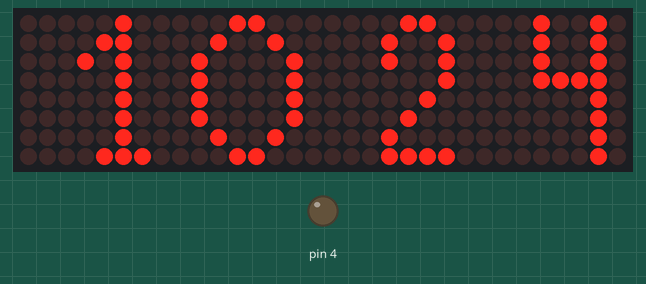
Bench run of a sketch on a simulated Arduino Uno, built with avr-gcc and run on an emulated ATmega328P. Shown: 32×8 LED matrix, output pins drawn as LEDs (lit = HIGH). The local clock reads 2024-03-15 10:24:30 at power-on unless the sketch sets it.

Above: at 0.1 s.
At 32.8 s:
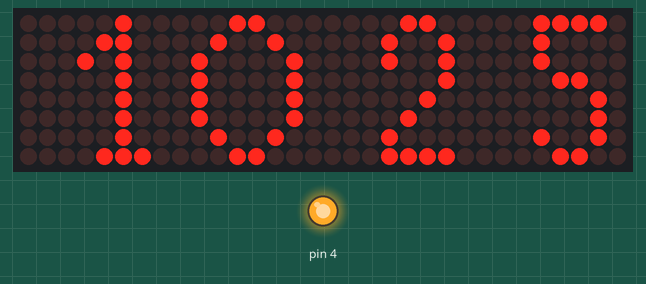
At 64.4 s:
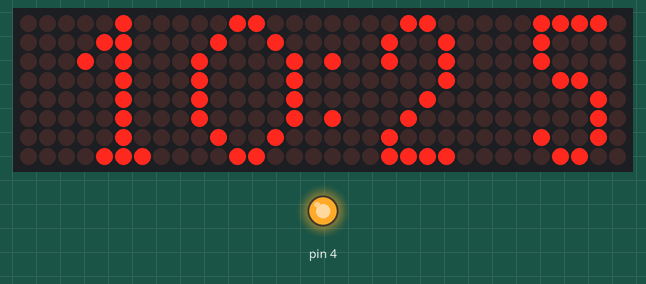
At 128.8 s:
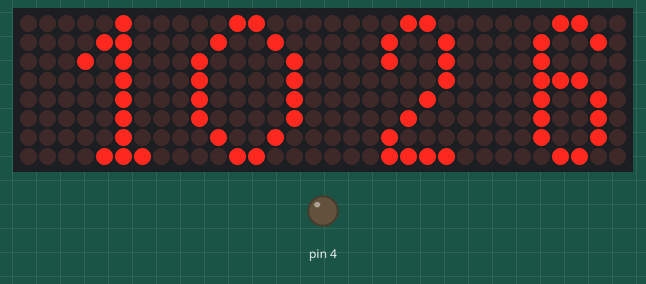
Timing chart, 0 to 130.0 s (numbered marks = the images above):
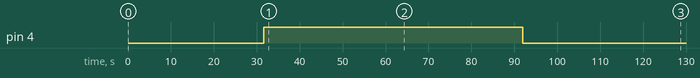

The sketch:

Max72_watch02.ino
```cpp
#include <SPI.h>                             // Подключаем библиотеку SPI
#include <Adafruit_GFX.h>                    // Подключаем библиотеку Adafruit_GFX
#include <Max72xxPanel.h>                    // Подключаем библиотеку Max72xxPanel

#include <DS3231.h>
#include <Wire.h>

DS3231 Clock;

//
// 2022 04 16 try vklych rele
// 2022 04 18 create git
//
//  Init 7219
int pinCS = 9;                               // Указываем к какому выводу подключен контакт CS
int numberOfHorizontalDisplays = 1;          // Количество матриц по горизонтали
int numberOfVerticalDisplays = 4;            // Количество матриц по-вертикали
int x = 0;
int y = 0;
//byte masmas[8][8];

// byte mass_dot[8];
byte dot_dot =0;

Max72xxPanel matrix = Max72xxPanel(pinCS, numberOfHorizontalDisplays, numberOfVerticalDisplays);

//  for RTC
byte Year;
byte Month;
byte Date;
byte DoW;
byte Hour, edh, desh;
byte Minute, edm, desm;
byte Second;
byte IsRele = 0;
byte MinSec = 0;  //  Kogda Min == 0 and Sec == 1, to port4 = IsRele
bool century = false;
bool h12Flag;
bool pmFlag;

byte myMatrix[][3] = {
  {10, 11, 12},
  {13, 14, 15},
  {16, 17, 18},
};

byte masmas[][8] = {                    // Создаем массив 0
 {  0b00011000,                               //     ##
    0b00100100,                               //    #  #
    0b01000010,                               //   #    #
    0b01000010,                               //   #    #
    0b01000010,                               //   #    #
    0b01000010,                               //   #    #
    0b00100100,                               //    #  #
    0b00011000                                //     ##
  } ,

  { 0b00000100,                               //  .....#..
    0b00001100,                               //      ##
    0b00010100,                               //     # #
    0b00000100,                               //       #
    0b00000100,                               //       #
    0b00000100,                               //       #
    0b00000100,                               //       #
    0b00001110                                //      ###
  } ,

  { 0b00001100,                               //  ....##..
    0b00010010,                               //     #  #
    0b00010010,                               //     #  #
    0b00000010,                               //        #
    0b00000100,                               //       #
    0b00001000,                               //      #
    0b00010000,                               //     #
    0b00011110                                //     ####
  },

  { 0b00001100,                               //  ....##..
    0b00010010,                               //     #  #
    0b00000010,                               //        #
    0b00001100,                               //      ##
    0b00000010,                               //        #
    0b00000010,                               //        #
    0b00010010,                               //     #  #
    0b00001100                                //      ##
  } ,

  { 0b00010010,                               //  ...#..#.
    0b00010010,                               //     #  #
    0b00010010,                               //     #  #
    0b00011110,                               //     ####
    0b00000010,                               //        #
    0b00000010,                               //        #
    0b00000010,                               //        #
    0b00000010                                //        #
  } ,

  { 0b00011110,                               //  ...####.
    0b00010000,                               //     #
    0b00010000,                               //     #
    0b00001100,                               //      ##
    0b00000010,                               //        #
    0b00000010,                               //        #
    0b00010010,                               //     #  #
    0b00001100                                //      ##
  } ,

  { 0b00001100,                               //  ....##..
    0b00010010,                               //     #  #
    0b00010000,                               //     #
    0b00011100,                               //     ###
    0b00010010,                               //     #  #
    0b00010010,                               //     #  #
    0b00010010,                               //     #  #
    0b00001100                                //      ##
  } ,

  { 0b00011110,                               //  ...####.
    0b00000010,                               //        #
    0b00000100,                               //       #
    0b00001000,                               //      #
    0b00001000,                               //      #
    0b00001000,                               //      #
    0b00001000,                               //      #
    0b00001000                                //      #
  } ,

  { 0b00001100,                               //  ....##..
    0b00010010,                               //     #  #
    0b00010010,                               //     #  #
    0b00001100,                               //      ##
    0b00010010,                               //     #  #
    0b00010010,                               //     #  #
    0b00010010,                               //     #  #
    0b00001100                                //      ##
  } ,

  { 0b00001100,                               //  ....##..
    0b00010010,                               //     #  #
    0b00010010,                               //     #  #
    0b00010010,                               //     #  #
    0b00001110,                               //      ###
    0b00000010,                               //        #
    0b00010010,                               //     #  #
    0b00001100                                //      ##
  } } ;


//  ****************###########
//  Процедура отображения цифры ( smech - указывает знакоместо, 7 - первое )
void risdig( byte matr[8], byte smech ) {
  byte tempP;
  for (int y = 0; y < 8; y++ ) {            // Передача массива
    for (int x = 0; x < 8; x++ ) {
      //  отображение точек
      tempP = matr[y] & (1 << x);
      if ( ( smech == 23 ) and ( x == 7 ) and ( ( y==2 ) or ( y==5 ) ) ) {
        tempP = dot_dot;
      }
      matrix.drawPixel(smech-x, y, tempP );
    }
  }
  matrix.write();
}
// *****************


// *****************************
void setup() {

  // Start the serial port
  Serial.begin(57600);

  // Start the I2C interface
  Wire.begin();

  matrix.setIntensity(2);                    // Задаем яркость от 0 до 15
  matrix.setRotation(3);                      // Направление текста 1,2,3,4

  //Serial.print(myMatrix[1][1]);
  //myMatrix[1][1];
  pinMode(4, OUTPUT);
  digitalWrite(4, LOW);

}
// ******** setup *******

// ************************
void loop() {
  matrix.fillScreen(LOW);                       // Обнуление матрицы

  Hour = Clock.getHour(h12Flag, pmFlag);
  Minute = Clock.getMinute();
  desh = int( Hour/10 );
  edh = Hour - ( desh*10 );
  desm = int( Minute/10 );
  edm = Minute - ( desm*10 );
  //
  /*
  Second = Clock.getSecond();
  if (Minute != IsRele) {
    digitalWrite ( 4, IsRele );
    IsRele = Minute;
  }
  */

/*
Serial.println(Hour);

Serial.print(desh); Serial.print(" ");
Serial.print(edh); Serial.print(" "); Serial.println(" ");
*/

  risdig(masmas[desh], 7);
  //mass_dot = masmas[edh];
  risdig(masmas[edh], 15);

  risdig(masmas[desm], 23);
  risdig(masmas[edm], 31);

  delay(1000);
  dot_dot = dot_dot+1;
  if ( dot_dot > 1 ) { dot_dot = 0 ; }
//
  IsRele = Minute % 2;
  //
  digitalWrite ( 4, IsRele );

 /*
  risdig(masmas[2], 23);
  delay(2000);

  risdig(masmas[3], 31);
  delay(2000);

  matrix.fillScreen(LOW);                       // Обнуление матрицы

  risdig(masmas[4], 7);
  delay(2000);

  risdig(masmas[5], 15);
  delay(2000);

  risdig(masmas[6], 23);
  delay(2000);

  risdig(masmas[7], 31);
  delay(2000);

  matrix.fillScreen(LOW);                       // Обнуление матрицы

  risdig(masmas[8], 7);
  delay(2000);

  risdig(masmas[9], 15);
  delay(2000);
*/

}
// **************************************
```

Measured:
- by itself, pin 4: LOW → HIGH at 31.7 s, → LOW 60.3 s later
- what the display in image 1 shows lasts 1.0 s, from 32.7 s to 33.7 s
